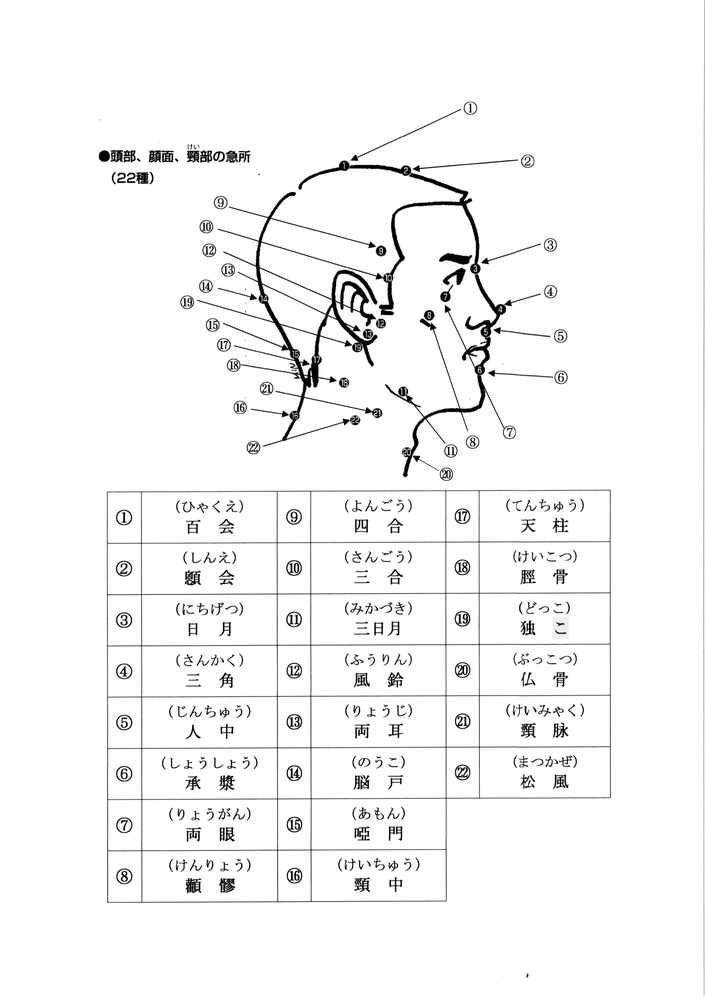
#> input picture images/Scan2025-12-13_140703_000.png, 705 x 1000 px, shrunk from 2456 x 3483 before the run, found by its file name
$ python crop_images.py
#> lines starting #> are read from the running program, lines starting #| are printed output that depends on the picture
#!/usr/bin/env python3
"""
画像の正解表示部分をカットするスクリプト
"""

from PIL import Image
import os

# 画像ディレクトリ
input_dir = 'backend/static/images'
output_dir = 'backend/static/images'

# 各画像に対するクロップ設定
# (top_ratio, right_ratio, bottom_ratio, left_ratio)
# 残す範囲の比率を指定: 1.0 = 100%残す、0.5 = 50%残す
crop_settings = {
    'Scan2025-12-13_140703_000.png': {
        'top': 1.0,    # 上部100%残す
        'bottom': 0.5, # 下部は50%の位置まで（50%カット）
        'left': 1.0,   # 左側100%残す
        'right': 1.0,  # 右側100%残す
    },
    'Scan2025-12-13_140703_001.png': {
        'top': 1.0,
        'bottom': 0.45,
        'left': 1.0,
        'right': 1.0,
    },
    'Scan2025-12-13_140703_002.png': {
        'top': 1.0,
        'bottom': 0.45,
        'left': 1.0,
        'right': 1.0,
    },
    'Scan2025-12-13_140703_003.png': {
        'top': 1.0,
        'bottom': 1.0,   # 下部はカットしない
        'left': 1.0,
        'right': 0.55,   # 右側55%の位置まで（45%カット）
    },
    'Scan2025-12-13_140703_004.png': {
        'top': 1.0,
        'bottom': 1.0,
        'left': 1.0,
        'right': 0.55,
    },
}

def crop_image(image_path, settings):
    """画像を指定された設定でクロップ"""
    # 画像を開く
    img = Image.open(image_path)
    width, height = img.size

    # クロップする範囲を計算
    left = 0
    top = 0
    right = int(width * settings['right'])
    bottom = int(height * settings['bottom'])

    # クロップ実行
    cropped = img.crop((left, top, right, bottom))

    return cropped

def main():
    print("画像のクロップ処理を開始します...")

    for filename, settings in crop_settings.items():
        input_path = os.path.join(input_dir, filename)
        output_path = os.path.join(output_dir, filename)

        # オリジナルから復元
        backup_path = input_path.replace('.png', '_original.png')

        if os.path.exists(backup_path):
            # バックアップから読み込む
            source_path = backup_path
            print(f"📦 バックアップから復元: {filename}")
        else:
            # 初回実行の場合、現在の画像をバックアップ
            source_path = input_path
            img = Image.open(input_path)
#> img is the input picture: PIL image 705x1000 RGB; min 0, max 255, mean 245.7
            img.save(backup_path)
            print(f"📦 バックアップ作成: {backup_path}")

        # クロップ処理
        cropped_img = crop_image(source_path, settings)
#> in crop_image, `cropped = img.crop((left, top, right, bottom))`:
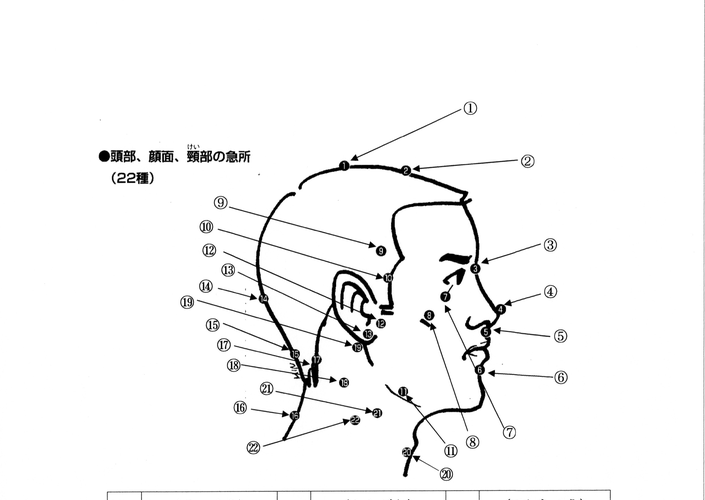
#> cropped: PIL image 705x500 RGB; min 0, max 255, mean 246
        cropped_img.save(output_path)

        # カット情報を表示
        info_parts = []
        if settings['bottom'] < 1.0:
            info_parts.append(f"下部{int((1-settings['bottom'])*100)}%カット")
        if settings['right'] < 1.0:
            info_parts.append(f"右側{int((1-settings['right'])*100)}%カット")

        info = ", ".join(info_parts) if info_parts else "カットなし"
        print(f"✅ {filename} - {info}")
#> pass 2 of the loop in main, `for filename, settings in crop_settings.items():`:
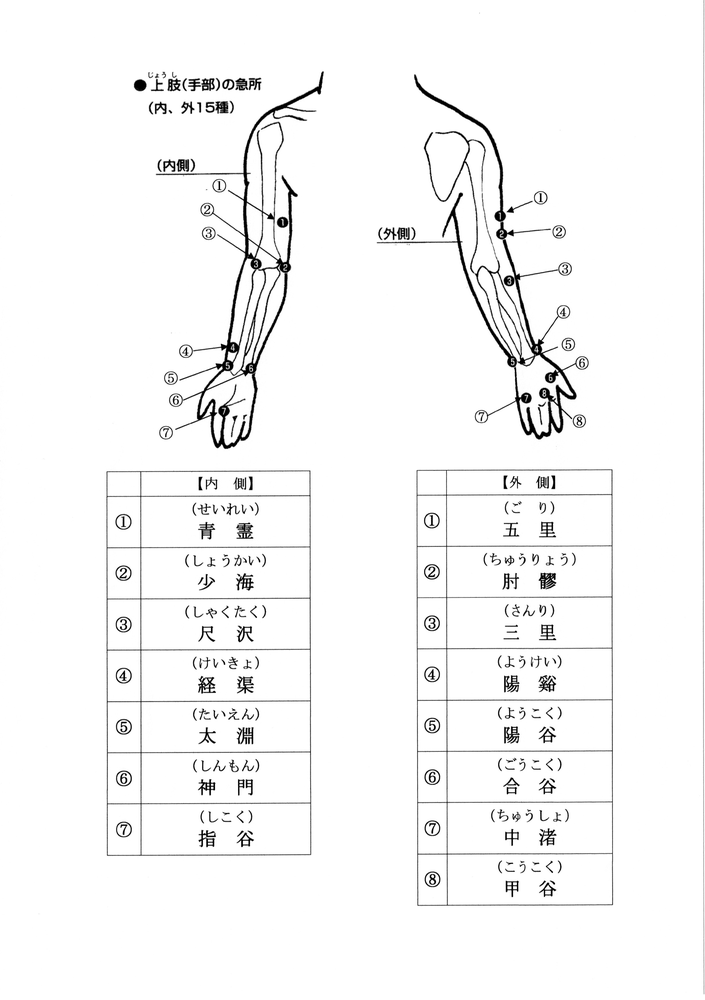
#> input picture images/Scan2025-12-13_140703_001.png, 705 x 1000 px, shrunk from 2456 x 3483 before the run, found by its file name
#> in main, img is the input picture: PIL image 705x1000 RGB; min 0, max 255, mean 246.8
#> in crop_image (call 2), `cropped = img.crop((left, top, right, bottom))`:
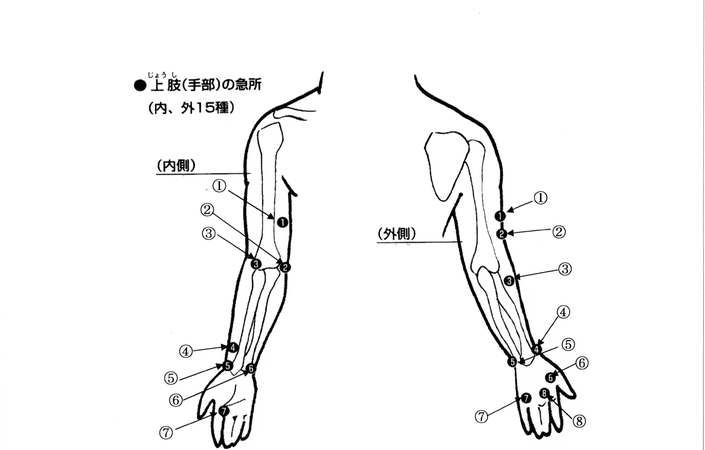
#> cropped: PIL image 705x450 RGB; min 0, max 255, mean 245.7
#> pass 3 of the loop in main, `for filename, settings in crop_settings.items():`:
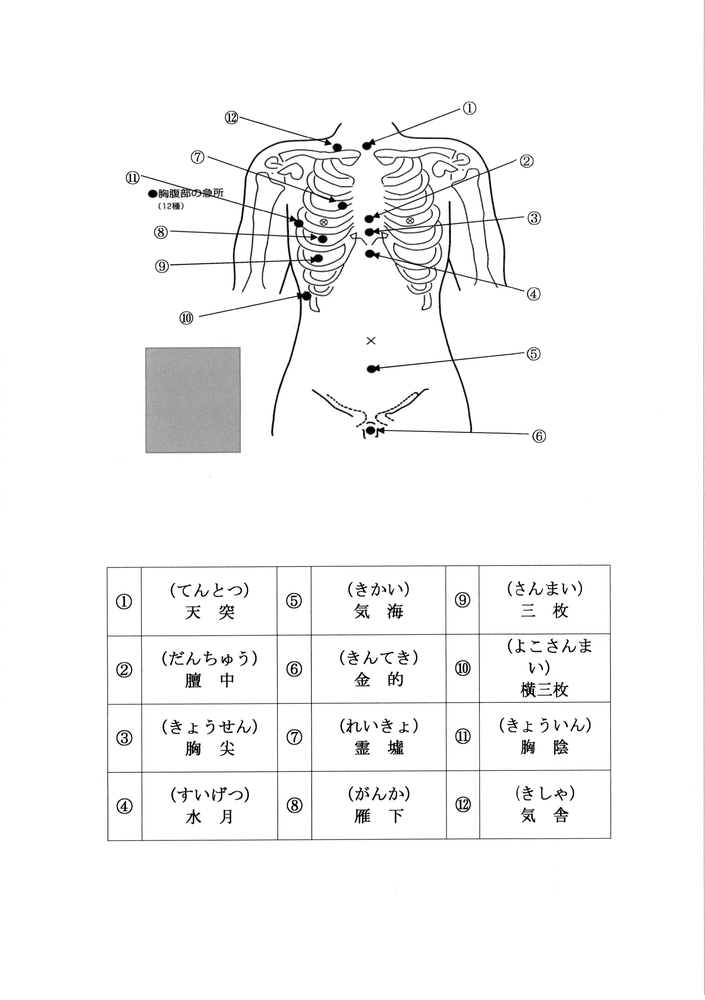
#> input picture images/Scan2025-12-13_140703_002.png, 705 x 1000 px, shrunk from 2456 x 3483 before the run, found by its file name
#> in main, img is the input picture: PIL image 705x1000 RGB; min 0, max 255, mean 247
#> in crop_image (call 3), `cropped = img.crop((left, top, right, bottom))`:
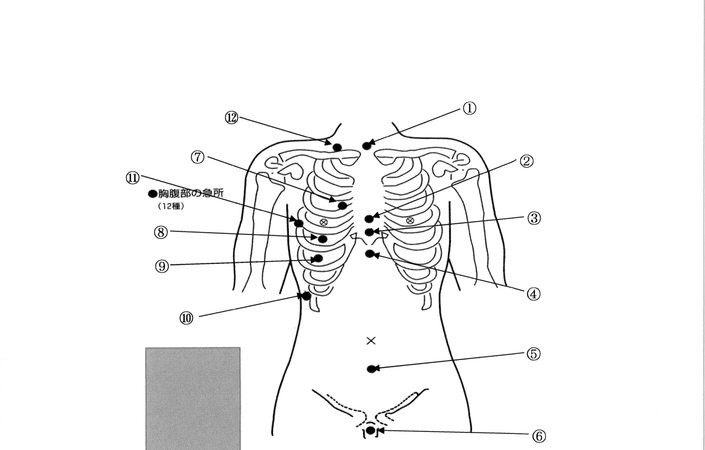
#> cropped: PIL image 705x450 RGB; min 0, max 255, mean 244.7
#> the loop made 5 passes; the first 3 are shown

    print("\n処理が完了しました！")
    print("元の画像は *_original.png として保存されています。")

if __name__ == "__main__":
    main()
